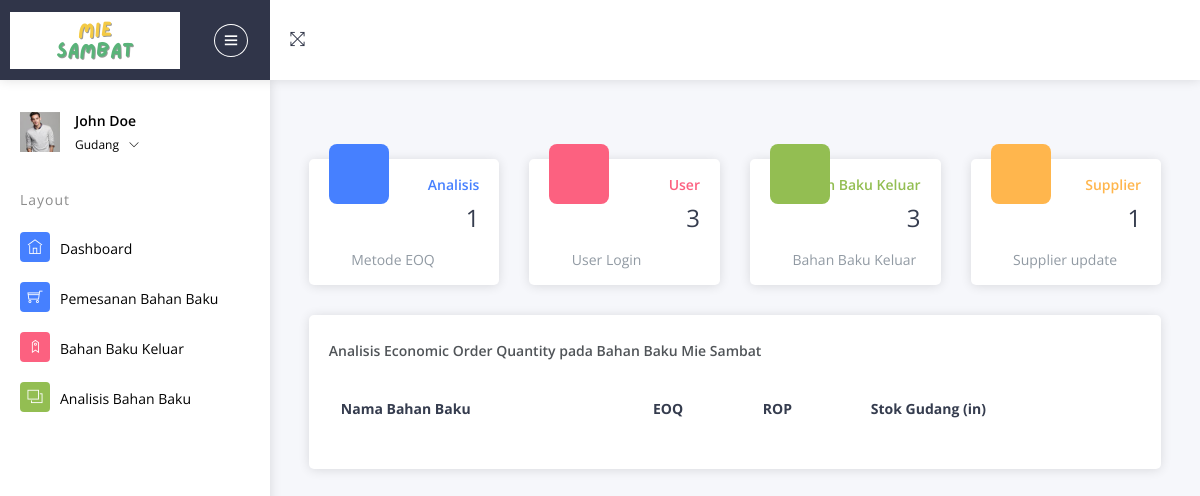
The app's page /index.php/Gudang/cDashboard (signed in), older data.
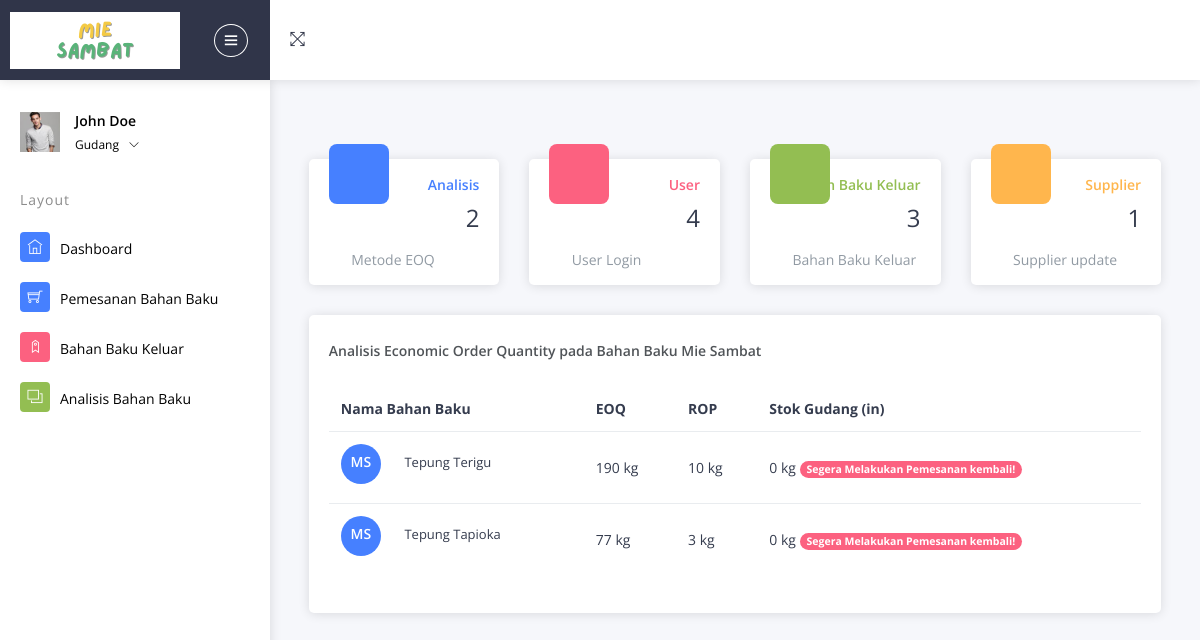
The same page, newer data.
### tables this page shows
CREATE TABLE `barang` (
  `id_barang` int(11) NOT NULL,
  `id_kategori` int(11) NOT NULL,
  `nama_barang` varchar(125) NOT NULL,
  `keterangan` varchar(20) NOT NULL,
  `harga_supplier` varchar(20) NOT NULL,
  `gambar` text NOT NULL,
  `stok_min` int(11) NOT NULL,
  `eoq_in` int(11) NOT NULL,
  `stok_gudang` int(11) NOT NULL
);

### application/controllers/Gudang/cDashboard.php (called while the page is built, shortened)
<?php
class cDashboard extends CI_Controller
{
	public function index()
	{
		$this->load->view('Gudang/Layouts/head');
		$this->load->view('Gudang/Layouts/sidebar');
		$this->load->view('Gudang/vDashboard');
		$this->load->view('Gudang/Layouts/footer');
	}
}

### index.php (called while the page is built, shortened)
<?php
require_once BASEPATH.'core/CodeIgniter.php';

### application/views/Gudang/vDashboard.php (the view, shortened to what this page needs)
<div class="pcoded-content">
	<div class="pcoded-inner-content">
		<div class="main-body">
			<div class="page-wrapper">
				<?php
				$analisis = $this->db->query("SELECT COUNT(id_analisis) as jml FROM `analisis`")->row();
				$user = $this->db->query("SELECT COUNT(id_pengguna) as jml FROM `pengguna`")->row();
				$bb_keluar = $this->db->query("SELECT COUNT(id_dbarang) as jml FROM `dbarang_keluar`")->row();
				$supplier = $this->db->query("SELECT COUNT(id_pengguna) as jml FROM `pengguna` WHERE level_pengguna='3'")->row();
				?>
				<div class="page-body">
					<div class="row">
						<div class="col-md-6 col-xl-3">
							<div class="card widget-card-1">
								<div class="card-block-small">
									<i class="icofont icofont-pie-chart bg-c-blue card1-icon"></i>
									<span class="text-c-blue f-w-600">Analisis</span>
									<h4><?= $analisis->jml ?></h4>
									<div>
										<span class="f-left m-t-10 text-muted">
											<i class="text-c-blue f-16 icofont icofont-warning m-r-10"></i>Metode EOQ
										</span>
									</div>
								</div>
							</div>
						</div>
						<div class="col-md-6 col-xl-3">
							<div class="card widget-card-1">
								<div class="card-block-small">
									<i class="icofont icofont-ui-home bg-c-pink card1-icon"></i>
									<span class="text-c-pink f-w-600">User</span>
									<h4><?= $user->jml ?></h4>
									<div>
										<span class="f-left m-t-10 text-muted">
											<i class="text-c-pink f-16 icofont icofont-calendar m-r-10"></i>User Login
										</span>
									</div>
								</div>
							</div>
						</div>
						<div class="col-md-6 col-xl-3">
							<div class="card widget-card-1">
								<div class="card-block-small">
									<i class="icofont icofont-warning-alt bg-c-green card1-icon"></i>
									<span class="text-c-green f-w-600">Bahan Baku Keluar</span>
									<h4><?= $bb_keluar->jml ?></h4>
									<div>
										<span class="f-left m-t-10 text-muted">
											<i class="text-c-green f-16 icofont icofont-tag m-r-10"></i>Bahan Baku Keluar
										</span>
									</div>
								</div>
							</div>
						</div>
						<div class="col-md-6 col-xl-3">
							<div class="card widget-card-1">
								<div class="card-block-small">
									<i class="icofont icofont-social-twitter bg-c-yellow card1-icon"></i>
									<span class="text-c-yellow f-w-600">Supplier</span>
									<h4><?= $supplier->jml ?></h4>
									<div>
										<span class="f-left m-t-10 text-muted">
											<i class="text-c-yellow f-16 icofont icofont-refresh m-r-10"></i>Supplier update
										</span>
									</div>
								</div>
							</div>
						</div>
						<div class="col-md-12 col-xl-12">
							<div class="card project-task">
								<div class="card-header">
									<div class="card-header-left ">
										<h5>Analisis Economic Order Quantity pada Bahan Baku Mie Sambat</h5>
									</div>
									<div class="card-header-right">
										<ul class="list-unstyled card-option">
											<li><i class="icofont icofont-simple-left "></i></li>
										</ul>
									</div>
								</div>
								<div class="card-block p-b-10">
									<div class="table-responsive">
										<table class="table table-hover" id="belum_bayar">
											<thead>
												<tr>
													<th>Nama Bahan Baku</th>
													<th>EOQ</th>
													<th>ROP</th>
													<th>Stok Gudang (in)</th>
												</tr>
											</thead>
											<tbody>
												<?php
												$bb = $this->db->query("SELECT * FROM `barang` JOIN kategori ON barang.id_kategori=kategori.id_kategori WHERE eoq_in != '0'")->result();
												foreach ($bb as $key => $value) {
												?>
													<tr>
														<td>
															<div class="task-contain">
																<h6 class="bg-c-blue d-inline-block text-center">MS</h6>
																<p class="d-inline-block m-l-20"><?= $value->nama_barang ?></p>
															</div>
														</td>
														<td><?= $value->eoq_in ?> <?= $value->keterangan ?></td>
														<td><?= $value->stok_min ?> <?= $value->keterangan ?></td>
														<td><?= $value->stok_gudang ?> <?= $value->keterangan ?> <?php if ($value->stok_gudang >= $value->stok_min) {
																													?>
																<span class="badge badge-success">Stok Aman</span>
															<?php
																													} else {
															?>
																<span class="badge badge-danger">Segera Melakukan Pemesanan kembali!</span>
															<?php
																													} ?>
														</td>
													</tr>
												<?php
												}
												?>
											</tbody>
										</table>
									</div>
								</div>
							</div>
						</div>
					</div>
				</div>
			</div>
		</div>
	</div>
</div>
</div>
</div>
</div>
</div>

### application/views/Gudang/Layouts/head.php (shortened to what this page needs)
<!DOCTYPE html>
<html lang="en">
<head>
	<link rel="stylesheet" type="text/css" href="<?= base_url('asset/guruable-master/') ?>assets/css/bootstrap/css/bootstrap.min.css">
	<link rel="stylesheet" type="text/css" href="<?= base_url('asset/guruable-master/') ?>assets/icon/themify-icons/themify-icons.css">
	<link rel="stylesheet" type="text/css" href="<?= base_url('asset/guruable-master/') ?>assets/icon/icofont/css/icofont.css">
	<link rel="stylesheet" type="text/css" href="<?= base_url('asset/guruable-master/') ?>assets/css/style.css">
	<link rel="stylesheet" type="text/css" href="<?= base_url('asset/guruable-master/') ?>assets/css/jquery.mCustomScrollbar.css">
</head>
<body>

### application/views/Gudang/Layouts/sidebar.php (shortened to what this page needs)
<div id="pcoded" class="pcoded">
	<div class="pcoded-container navbar-wrapper">
		<nav class="navbar header-navbar pcoded-header">
			<div class="navbar-wrapper">
				<div class="navbar-logo">
					<a class="mobile-menu" id="mobile-collapse" href="#!">
						<i class="ti-menu"></i>
					</a>
					<a href="index.html">
						<img class="img-fluid" src="<?= base_url('asset/guruable-master/') ?>assets/images/Mie.png" alt="Theme-Logo" />
					</a>
				</div>
				<div class="navbar-container container-fluid">
					<ul class="nav-left">
						<li>
							<a href="#!" onclick="javascript:toggleFullScreen()">
								<i class="ti-fullscreen"></i>
							</a>
						</li>
					</ul>
				</div>
			</div>
		</nav>
		<div class="pcoded-main-container">
			<div class="pcoded-wrapper">
				<nav class="pcoded-navbar">
					<div class="pcoded-inner-navbar main-menu">
						<div class="">
							<div class="main-menu-header">
								<img class="img-40 img-radius" src="<?= base_url('asset/guruable-master/') ?>assets/images/avatar-4.jpg" alt="User-Profile-Image">
								<div class="user-details">
									<span>John Doe</span>
									<span id="more-details">Gudang<i class="ti-angle-down"></i></span>
								</div>
							</div>
						</div>
						<div class="pcoded-navigatio-lavel" data-i18n="nav.category.navigation">Layout</div>
						<ul class="pcoded-item pcoded-left-item">
							<li>
								<a href="<?= base_url('Gudang/cDashboard') ?>">
									<span class="pcoded-micon"><i class="ti-home"></i><b>D</b></span>
									<span class="pcoded-mtext" data-i18n="nav.dash.main">Dashboard</span>
								</a>
							</li>
						</ul>
						<ul class="pcoded-item pcoded-left-item">
							<li>
								<a href="<?= base_url('Gudang/cPemesanan') ?>">
									<span class="pcoded-micon"><i class="ti-shopping-cart"></i><b>FC</b></span>
									<span class="pcoded-mtext" data-i18n="nav.form-components.main">Pemesanan Bahan Baku</span>
								</a>
							</li>
							<li>
								<a href="<?= base_url('Gudang/cBbKeluar') ?>">
									<span class="pcoded-micon"><i class="ti-tag"></i><b>FC</b></span>
									<span class="pcoded-mtext" data-i18n="nav.form-components.main">Bahan Baku Keluar</span>
								</a>
							</li>
							<li>
								<a href="<?= base_url('Gudang/cAnalisis') ?>">
									<span class="pcoded-micon"><i class="ti-layers"></i><b>FC</b></span>
									<span class="pcoded-mtext" data-i18n="nav.form-components.main">Analisis Bahan Baku</span>
								</a>
							</li>
						</ul>
					</div>
				</nav>

### application/views/Gudang/Layouts/footer.php (shortened to what this page needs)
<link href="<?= base_url('asset/') ?>/datatables.min.css" rel="stylesheet">
</body>
</html>

Row changes from the older to the newer data that the page shows:
now on this page (row edited): barang: nama_barang "Tepung Terigu", eoq_in "190", keterangan "kg", stok_min "10", stok_gudang "0", shows "Segera Melakukan Pemesanan kembali!"
added barang: nama_barang "Tepung Tapioka", eoq_in "77", keterangan "kg", stok_min "3", stok_gudang "0", shows "Segera Melakukan Pemesanan kembali!"
Text that changed along with them:
$analisis->jml: "1" → "2"
$user->jml: "3" → "4"
